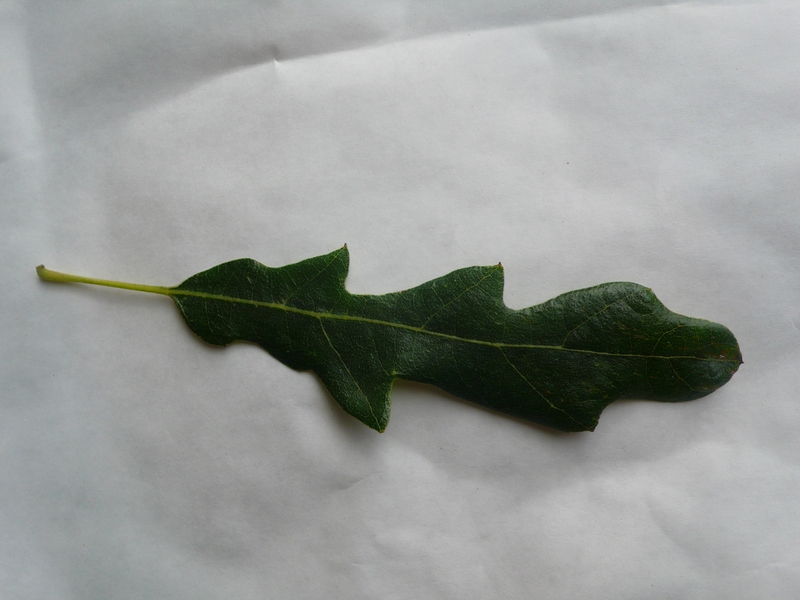
#> input picture Domasni/DomasnaRabota3/database/10005.jpg, 800 x 600 px
$ python DomasnaRabota3.4.py
#> lines starting #> are read from the running program, lines starting #| are printed output that depends on the picture; after the words box and inside, x2 and y2 are one past the last pixel; in counts of white or black regions, pixels touching at a corner belong together
import cv2
import numpy as np

img = cv2.imread('database/10005.jpg')
#> img is the input picture: shape (600, 800, 3); mean B, G, R 151.6, 154.4, 151.3
gray = cv2.cvtColor(img, cv2.COLOR_BGR2GRAY)
ret, thresh = cv2.threshold(gray, 0, 255, cv2.THRESH_BINARY_INV + cv2.THRESH_OTSU)
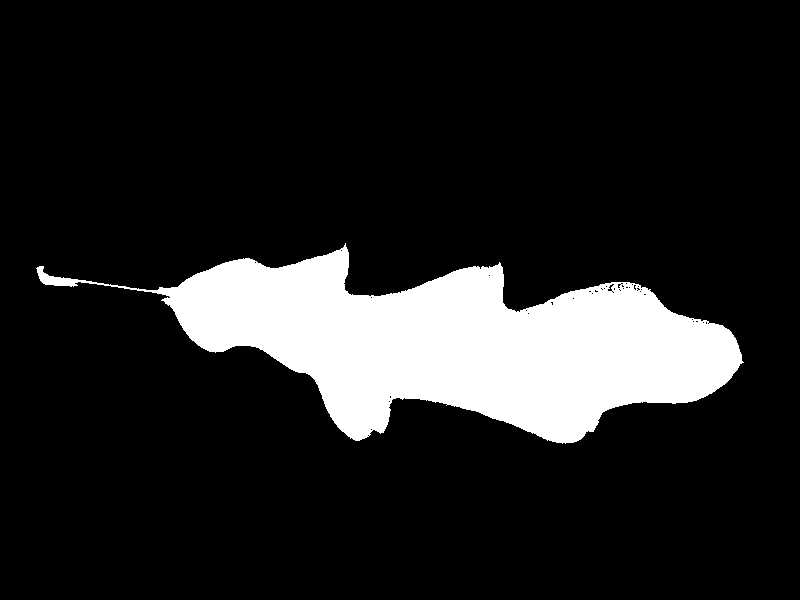
#> thresh: shape (600, 800); 13.5% white; 1 white region
#> ret = 103
contours, _ = cv2.findContours(thresh, cv2.RETR_EXTERNAL, cv2.CHAIN_APPROX_SIMPLE)
#> contours = 1 contour; box (x1, y1, x2, y2) and area: (36, 243, 744, 444) 64211
contour_img = np.zeros_like(img)
cv2.drawContours(contour_img, contours, -1, (0, 140, 0), 2)
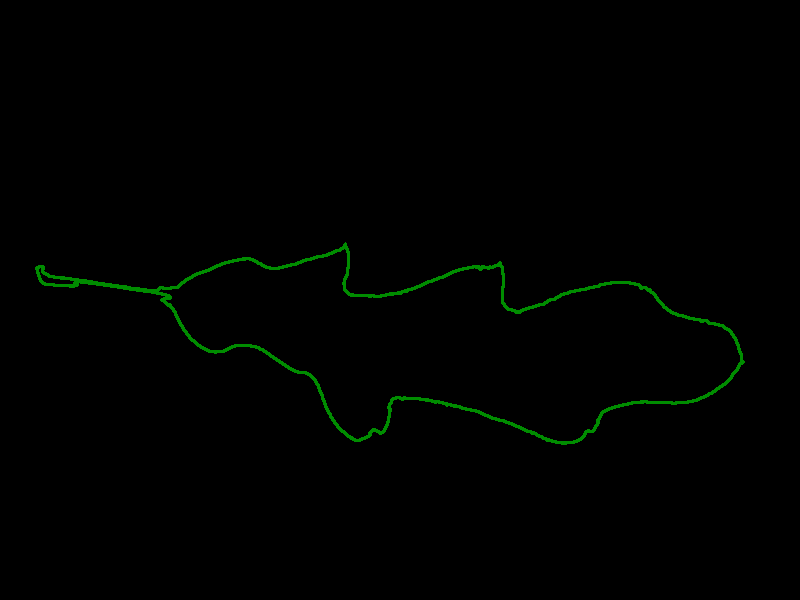
#> contour_img: shape (600, 800, 3); mean of channels 0, 1, 2 0, 1.7, 0; drawn as B, G, R
cv2.imshow('Original Image', img)
cv2.imshow('Segmentation', thresh)
processed_img = cv2.medianBlur(thresh, 5)
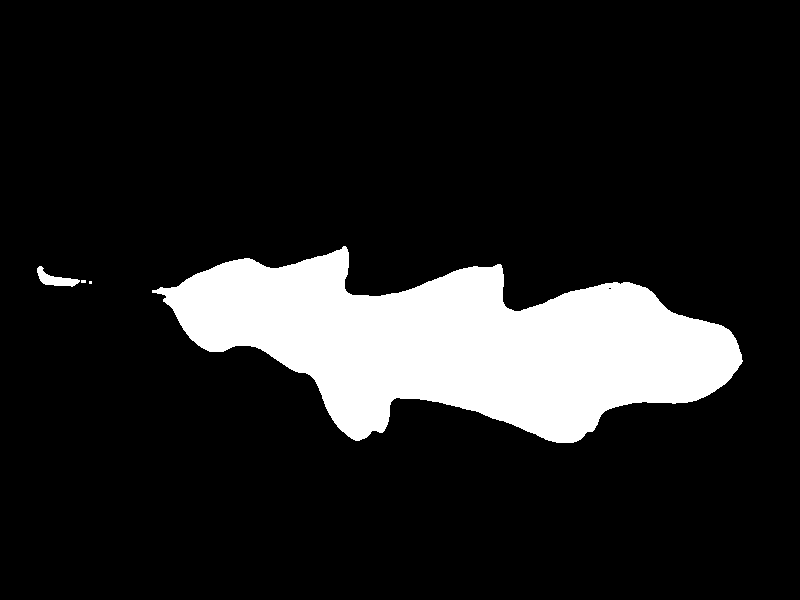
#> processed_img: shape (600, 800); 13.5% white; 4 white regions (2 under 20 px), largest, box (x1, y1, x2, y2) and area: (152, 246, 743, 443) 64479, (37, 266, 80, 287) 385
cv2.imshow('Processed Image', processed_img)
cv2.imshow('Image with Contours', contour_img)
cv2.waitKey(0)
cv2.destroyAllWindows()

$ run again, with Domasni/DomasnaRabota3/database/1.jpg copied over Domasni/DomasnaRabota3/database/10005.jpg
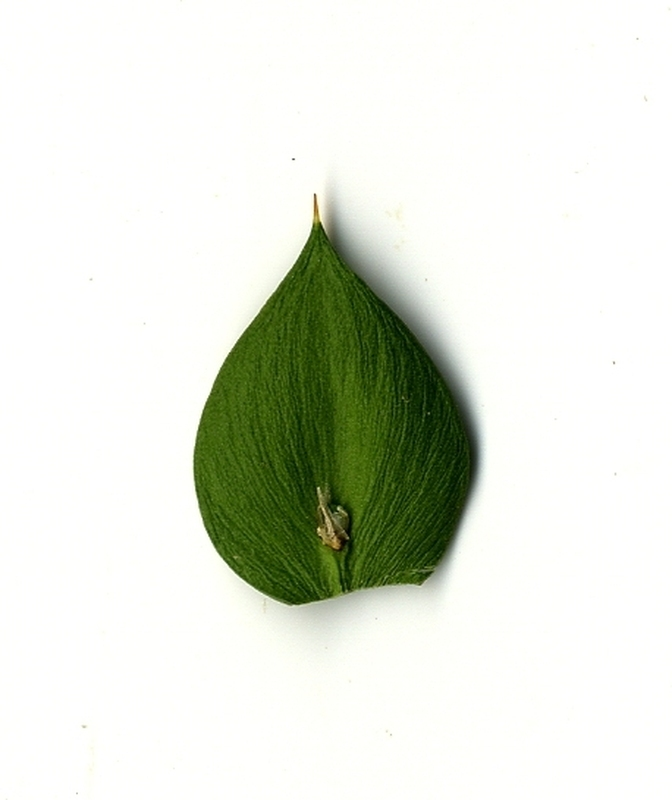
#> input picture Domasni/DomasnaRabota3/database/1.jpg, 672 x 800 px
#> img is the input picture: shape (800, 672, 3); mean B, G, R 218, 228.9, 224.7
#> `ret, thresh = cv2.threshold(gray, 0, 255, cv2.THRESH_BINARY_INV + cv2...`:
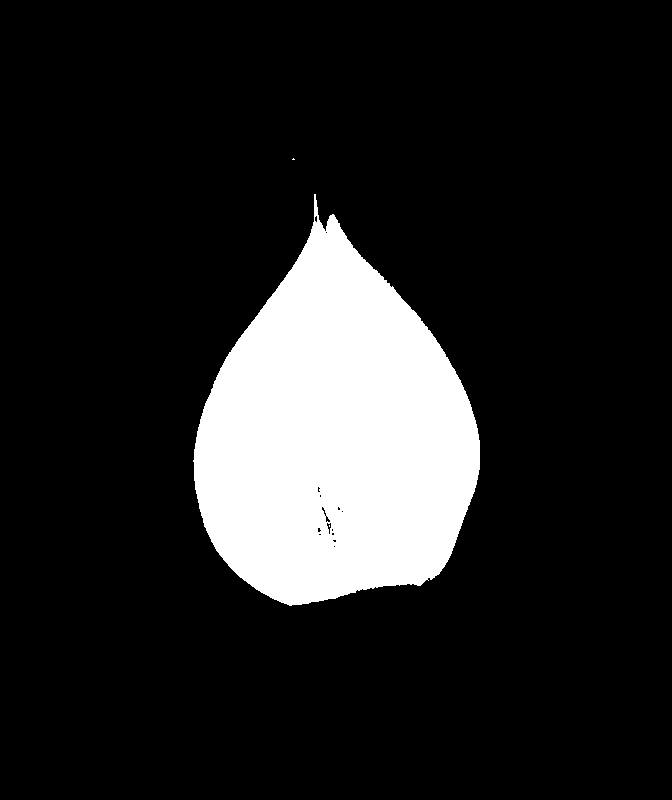
#> thresh: shape (800, 672); 14.2% white; 3 white regions (2 under 20 px)
#> ret = 158
#> contours = 2 contours, 1 with area under 20; largest, box (x1, y1, x2, y2) and area: (193, 194, 480, 606) 75820
#> `cv2.drawContours(contour_img, contours, -1, (0, 140, 0), 2)`:
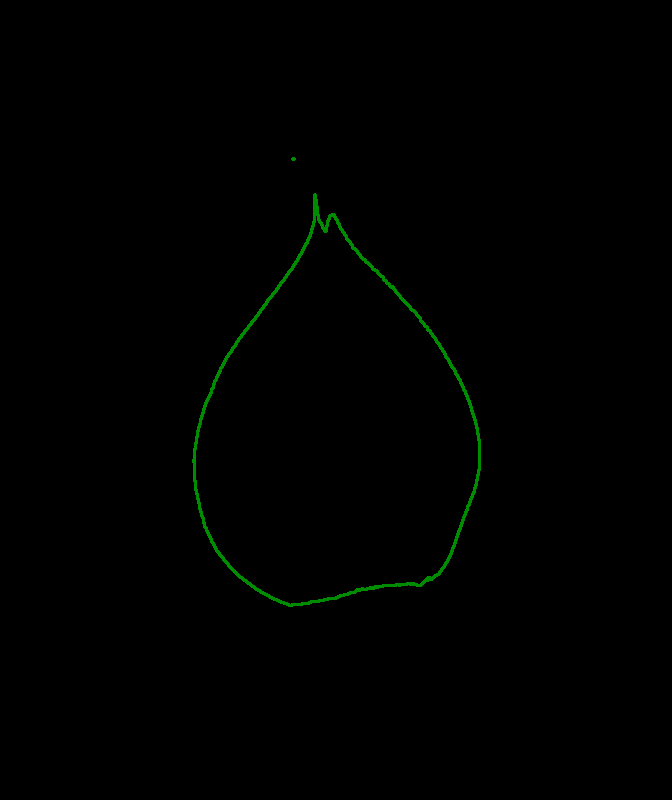
#> contour_img: shape (800, 672, 3); mean of channels 0, 1, 2 0, 1, 0; drawn as B, G, R
#> processed_img: shape (800, 672); 14.2% white; 1 white region, box (x1, y1, x2, y2) and area: (194, 200, 480, 606) 76293

$ run again, with Domasni/DomasnaRabota3/database/10000.jpg copied over Domasni/DomasnaRabota3/database/10005.jpg
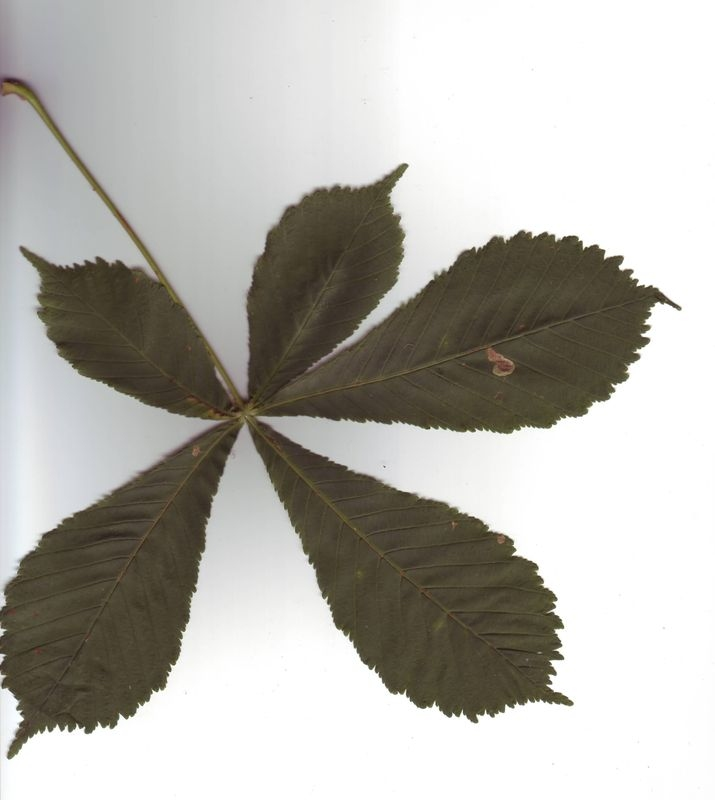
#> input picture Domasni/DomasnaRabota3/database/10000.jpg, 715 x 800 px
#> img is the input picture: shape (800, 715, 3); mean B, G, R 173.9, 179.8, 181.8
#> `ret, thresh = cv2.threshold(gray, 0, 255, cv2.THRESH_BINARY_INV + cv2...`:
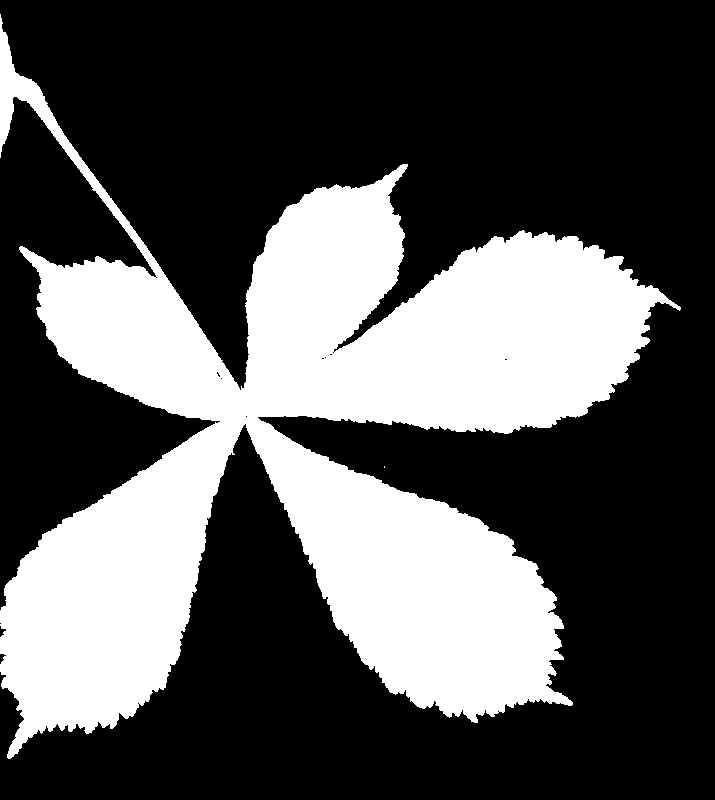
#> thresh: shape (800, 715); 33% white; 2 white regions (1 under 20 px)
#> ret = 151
#> contours = 2 contours, 1 with area under 20; largest, box (x1, y1, x2, y2) and area: (0, 14, 681, 759) 186296
#> `processed_img = cv2.medianBlur(thresh, 5)`:
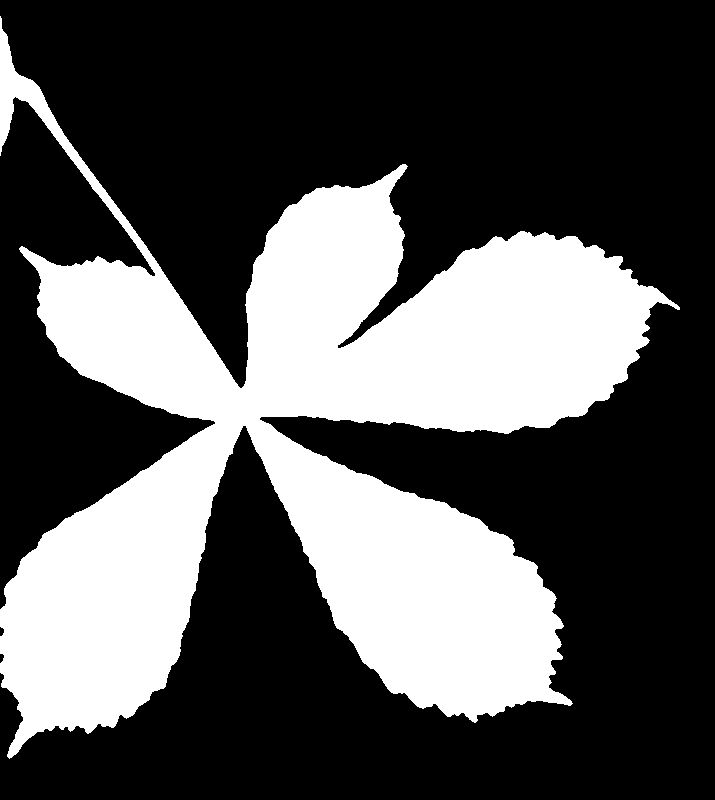
#> processed_img: shape (800, 715); 33% white; 1 white region, box (x1, y1, x2, y2) and area: (0, 16, 680, 759) 188844

$ run again, with Domasni/DomasnaRabota3/database/10001.jpg copied over Domasni/DomasnaRabota3/database/10005.jpg
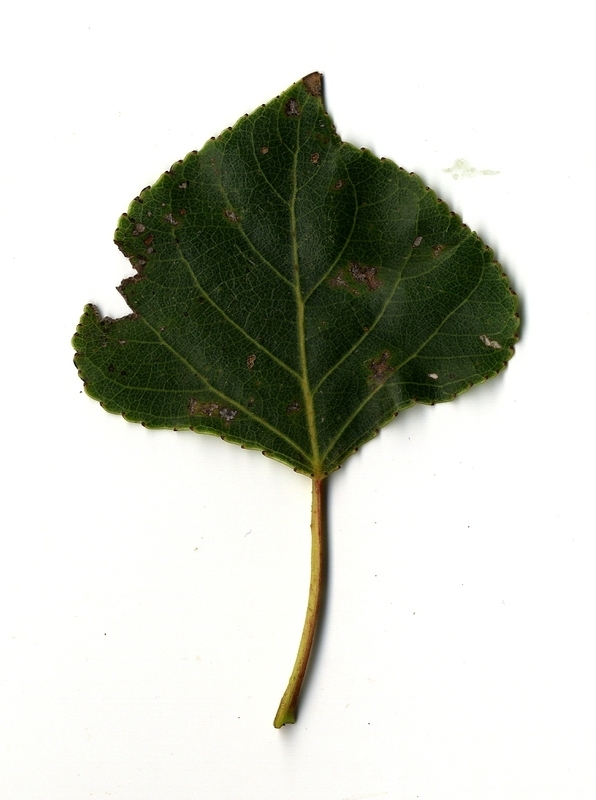
#> input picture Domasni/DomasnaRabota3/database/10001.jpg, 596 x 800 px
#> img is the input picture: shape (800, 596, 3); mean B, G, R 195.5, 204.3, 201.6
#> `ret, thresh = cv2.threshold(gray, 0, 255, cv2.THRESH_BINARY_INV + cv2...`:
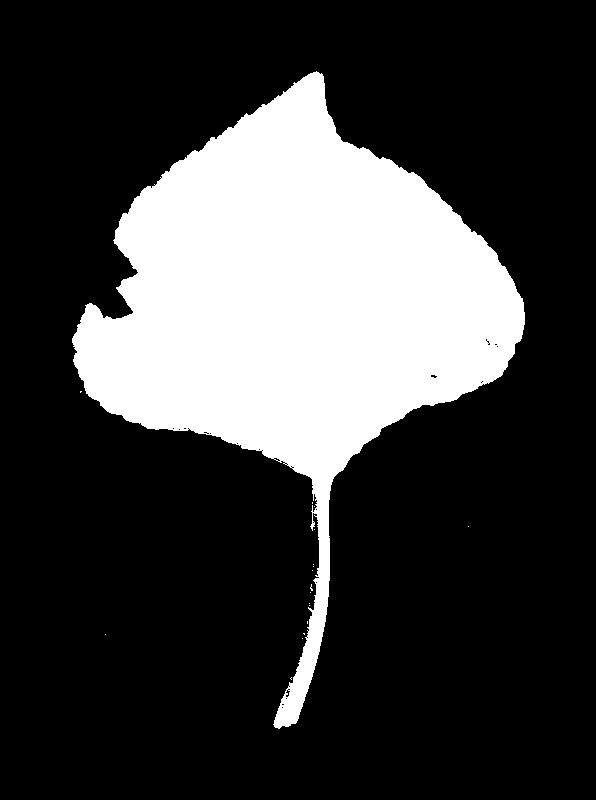
#> thresh: shape (800, 596); 24.1% white; 18 white regions (17 under 20 px)
#> ret = 148
#> contours = 18 contours, 17 with area under 20; largest, box (x1, y1, x2, y2) and area: (72, 71, 525, 729) 113786
#> `processed_img = cv2.medianBlur(thresh, 5)`:
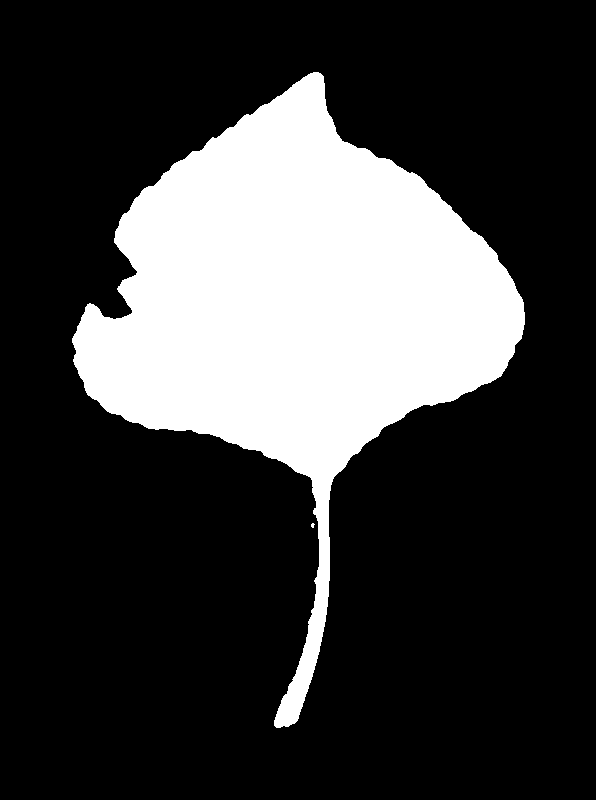
#> processed_img: shape (800, 596); 24.1% white; 2 white regions (1 under 20 px), largest, box (x1, y1, x2, y2) and area: (72, 72, 525, 728) 114679
